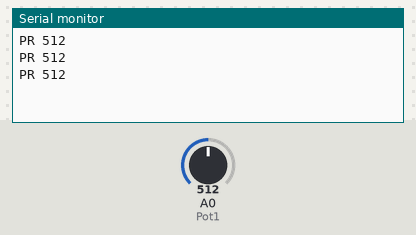
This sketch was run on a simulated Arduino Uno, built with avr-gcc and run on an emulated ATmega328P. Parts: the last lines printed to the serial monitor. The inputs (shaded band) are chosen by the test bench; at power-on: A0 (Pot1) = 512.

Above: at 1.3 s.
1.4 s: A0 (Pot1) set to 716
At 1.9 s:
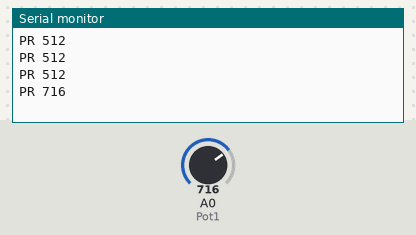
2.9 s: A0 (Pot1) set to 900
At 3.4 s:
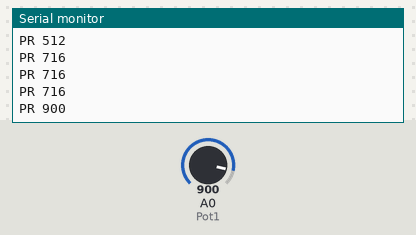
Timing chart, 0 to 5.9 s (numbered marks = the images above; inputs shaded):
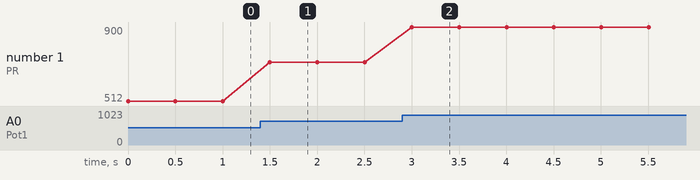

The sketch:

Potenciometro.ino
```cpp
#define Pot1 0


void setup()
{
//estabele a comunicacao na taxa de 9600 baud (rate or modulation rate in symbols per second or pulses per second)
 Serial.begin(9600);
}

//Programa principal
void loop()
{
//Informa no Monitor Serial qual a leitura do potenciometro
Serial.print("PR ");
Serial.println(analogRead(Pot1));
/* Wait 0.5 seconds before reading again */
delay(500);
}
```

Measured:
- after the input at 1.4 s, the serial monitor: prints a new line after 0.10 s (image 1)
- after the input at 2.9 s, the serial monitor: prints a new line after 0.10 s (image 2)
- plotted number 1: 512 → 716 after the input at 1.4 s, 716 → 900 after the input at 2.9 s
